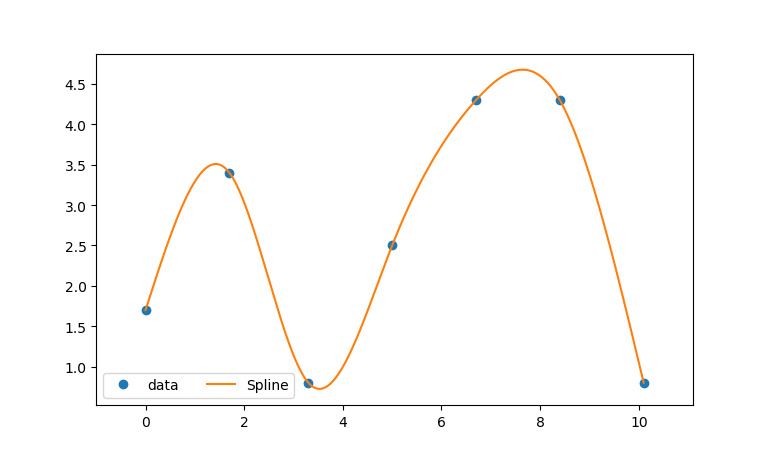

Python code for this plot:
#import scipy.linalg as nla
#from scipy.interpolate import CubicSpline #contient des splines
import numpy as np #def matrice
import matplotlib.pyplot as plt #graphique
#import mon_code_fortran as mcf
#import Gnuplot

x = [0., 1.7, 3.3, 5.0, 6.7, 8.4, 10.1]
y = [1.7, 3.4, 0.8, 2.5, 4.3, 4.3, 0.8]
n = len(x) - 1

h = np.array([x[1]-x[0]])
for i in range(1,n):
    h = np.append(h, x[i+1]-x[i])
print(h)

T1 = np.diag(2*(h[:n-1]+h[1:n]))
T2 = np.diag(h[1:n-1], -1)
T3 = np.diag(h[1:n-1], 1)

T = (T1+T2+T3)/3


g = 1/h

Qpremiereligne = np.append([g[0]], np.zeros(n-2))
Q = np.array([Qpremiereligne])                         

Q1 = np.diag(g[1:n-1],1)
Q2 = np.diag(-g[:n-1]-g[1:n])
Q3 = np.diag(g[1:n-1],-1)
Q = np.append(Q, Q1 + Q2 + Q3, axis=0)

Qderniereligne = np.append(np.zeros(n-2), [g[n-1]])
Q = np.append(Q, [Qderniereligne], axis=0)

p = pow(10,5)
QT = np.transpose(Q)

A = np.matmul(QT,Q) + p*T
b = p*np.matmul(QT, np.transpose(y))

L = np.linalg.cholesky(A)
w = np.linalg.solve(L,b)
c = np.linalg.solve(np.transpose(L),w)
a = y - (1/p)*np.matmul(Q,c)
print(c.shape)
c0 = np.append([[0]], c)
c0 = np.append(c0,[[0]])



d = np.array([(c0[1]-c0[0])/(3*h[0])])
for i in range(1,n):
    d = np.append(d, (c0[i+1]-c0[i])/(3*h[i]))

    
b = np.array([((a[1]-a[0])/(h[0]))-c0[0]*h[0]-d[0]*h[i]**2])
for i in range(1,n):
    b = np.append(b,((a[i+1]-a[i])/(h[i]))-c0[i]*h[i]-d[i]*h[i]**2)

x1=np.linspace(x[0],x[n],1000*n)
#y1 = np.array([a[0]+b[0]*((x1[0]-x[0]))+c[0]*pow((x1[0]-x[0]),2)+d[0]*pow(((x1[0]-x[0])),3)])
y1 = np.array([])
for i in range(0,n):
    for j in range(0,1000):
        y1 = np.append(y1,a[i]+b[i]*((x1[i*1000+j]-x[i]))+c0[i]*pow((x1[i*1000+j]-x[i]),2)+d[i]*pow(((x1[i*1000+j]-x[i])),3))
        

print(a)
print(b)
print(c)
print(c0)
print(d)
#print(y1)
#print(x1)
    
    
fig, ax = plt.subplots(figsize=(6.5, 4))
ax.plot(x, y, 'o', label='data')
ax.plot(x1,y1, label="Spline")
ax.set_xlim(min(x)-1,max(x)+1)
ax.legend(loc='lower left', ncol=2)
plt.show()    
#line = plt.plot(x1,y1,',')
#plt.setp(line, linewidth=1)
#plt.plot(x,y)
#plt.show()



#lines = np.array([])
#for i in range(0,n):
    #y1 = np.array([])
    #for j in range(0,1000):
        #y1 = np.append(y1,a[i]+b[i]*((x1[i*1000+j]-x[i]))+c[i]*pow((x1[i*1000+j]-x[i]),2)+d[i]*pow(((x1[i*1000+j]-x[i])),3))
    #lines = np.append(lines,plt.plot(x1[i*1000:(i+1)*1000], y1))
    #plt.setp(lines[i], linewidth=1)

#plt.legend(('Splines'),
           #loc='upper right')
#plt.title('Splines')
#plt.show()

    
    
